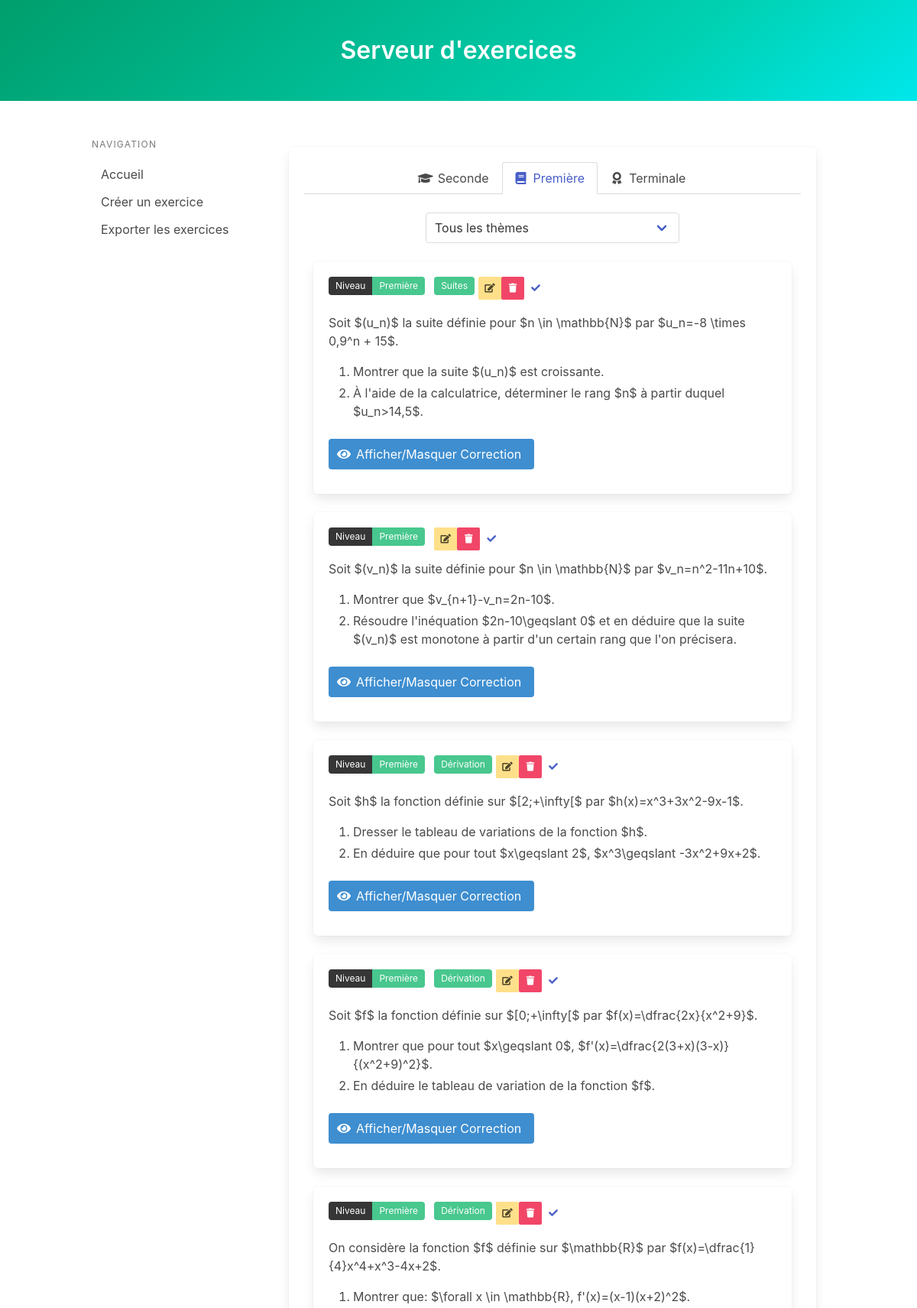
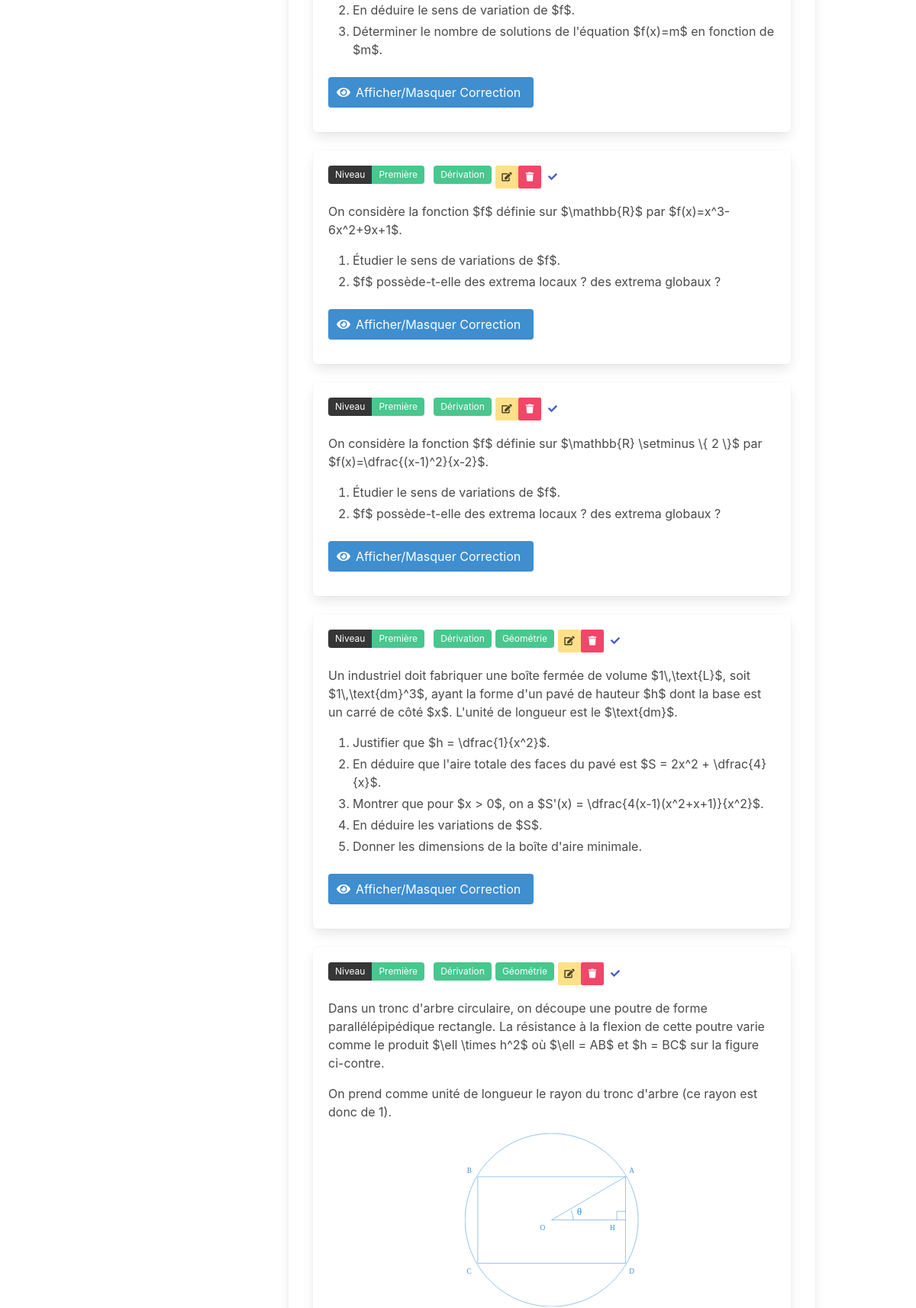
The app's page /?level=Première (upper part) with its own data (2 pictures, top to bottom).
### models.py (models this page shows, shortened)
class Exercice(db.Model):
    __tablename__ = 'exercices'
    id = db.Column(db.String, primary_key=True)
    level = db.Column(db.String, nullable=False)
    theme = db.Column(db.String, nullable=False)
    selected = db.Column(db.Boolean, default=False)
    content = db.Column(db.Text, nullable=False)
    latex_code = db.Column(db.Text, nullable=False)
    correction = db.Column(db.Text, nullable=False)
    latex_correction = db.Column(db.Text, nullable=False)
    tags = db.relationship('Tag', secondary=exercice_tags, lazy='subquery',
                           backref=db.backref('exercices', lazy=True))

class Tag(db.Model):
    __tablename__ = 'tags'
    id = db.Column(db.Integer, primary_key=True)
    name = db.Column(db.String, nullable=False, unique=True)

### app.py (the view)
@app.route('/')
def home():
    exercices = Exercice.query.all()
    selected_exercises = session.get('selected_exercises', [])
    return render_template('index.html', exercices=exercices, selected_exercises=selected_exercises)

### templates/index.html (shortened to what this page needs)
{% extends "base.html" %}
{% set dev_mode = true %}
{% block head %}
    <link rel="stylesheet" href="https://cdnjs.cloudflare.com/ajax/libs/bulma/0.9.3/css/bulma.min.css">
    <link rel="stylesheet" href="https://cdnjs.cloudflare.com/ajax/libs/font-awesome/5.15.4/css/all.min.css">
{% endblock %}
{% block content %}
    <div class="column">
        <div class="box">
            <div class="tabs is-centered is-boxed">
                <ul>
                    <li class="{{ 'is-active' if request.args.get('level') == 'Seconde' or not request.args.get('level') }}">
                        <a href="?level=Seconde">
                            <span class="icon is-small"><i class="fas fa-graduation-cap"></i></span>
                            <span>Seconde</span>
                        </a>
                    </li>
                    <li class="{{ 'is-active' if request.args.get('level') == 'Première' }}">
                        <a href="?level=Première">
                            <span class="icon is-small"><i class="fas fa-book"></i></span>
                            <span>Première</span>
                        </a>
                    </li>
                    <li class="{{ 'is-active' if request.args.get('level') == 'Terminale' }}">
                        <a href="?level=Terminale">
                            <span class="icon is-small"><i class="fas fa-award"></i></span>
                            <span>Terminale</span>
                        </a>
                    </li>
                </ul>
            </div>
            <div class="field">
                <div class="control has-text-centered">
                    <div class="select">
                        <select id="themeFilter" onchange="window.location.href='?level={{ request.args.get('level') }}&theme='+this.value">
                            <option value="all" {{ 'selected' if not request.args.get('theme') or request.args.get('theme') == 'all' }}>Tous les thèmes</option>
                            {% set unique_themes = [] %}
                            {% for exercise in exercices %}
                                {% if exercise.theme not in unique_themes %}
                                    {% set _ = unique_themes.append(exercise.theme) %}
                                {% endif %}
                            {% endfor %}
                        </select>
                    </div>
                </div>
            </div>
                {% for exercice in exercices if exercice.level == request.args.get('level', 'Seconde') and (not request.args.get('theme') or request.args.get('theme') == 'all' or exercice.theme == request.args.get('theme')) %}
                    <div class="column is-full">
                        <div class="box {% if exercice.id in selected_exercises %}has-background-primary{% endif %}">
                            <div class="field is-grouped is-grouped-multiline">
                                <div class="control">
                                    <div class="tags has-addons">
                                        <span class="tag is-dark">Niveau</span>
                                        <span class="tag is-success">{{ exercice.level }}</span>
                                    </div>
                                </div>
                                <div class="tags">
                                    {% for tag in exercice.tags %}
                                    <span class="tag is-success" style="margin-right: 5px;">{{ tag.name }}</span>
                                    {% endfor %}
                                </div>
                                {% if dev_mode %}
                                <div class="field is-pulled-right">
                                    <a class="button is-small is-warning" href="/edit_exercise?id={{ exercice.id }}">
                                        <span class="icon is-small">
                                            <i class="fas fa-edit"></i>
                                        </span>
                                    </a>
                                </div>
                                <div class="field is-pulled-right">
                                    <button class="button is-small is-danger" onclick="document.getElementById('deleteModal-{{ exercice.id }}').classList.add('is-active')">
                                        <span class="icon is-small">
                                            <i class="fas fa-trash"></i>
                                        </span>
                                    </button>
                                </div>
                                {% endif %}
                                <div class="field is-pulled-right">
                                    <form id="selectExerciseForm-{{ exercice.id }}" action="/select_exercise" method="post" style="display:inline;">
                                        <div class="tags has-addons">
                                            <button class="button is-small is-link is-inverted" type="submit">
                                                <span class="icon is-small">
                                                    <i class="fas {{ 'fa-times' if exercice.id in selected_exercises else 'fa-check' }}"></i>
                                                </span>
                                            </button>
                                        </div>
                                    </form>
                                </div>
                            </div>
                            <div class="content">{{ exercice.content | safe }}</div>
                            <div class="field">
                                <button class="button is-info" onclick="document.getElementById('correction-{{ loop.index }}').classList.toggle('is-hidden')">
                                    <span class="icon is-small">
                                        <i class="fas fa-eye"></i>
                                    </span>
                                    <span>Afficher/Masquer Correction</span>
                                </button>
                            </div>
                        </div>
                    </div>
                {% endfor %}
            </div>
        </div>
    </div>
{% endblock %}

### templates/base.html (shortened to what this page needs)
<!DOCTYPE html>
<html lang="en">
<head>
    <link rel="stylesheet" href="https://cdnjs.cloudflare.com/ajax/libs/bulma/0.9.3/css/bulma.min.css">
    <link rel="stylesheet" href="https://cdnjs.cloudflare.com/ajax/libs/font-awesome/5.15.4/css/all.min.css">
    <link rel="stylesheet" href="https://cdnjs.cloudflare.com/ajax/libs/highlight.js/11.7.0/styles/github.min.css">
    {% block head %}{% endblock %}
</head>
<body>
    <section class="hero is-primary is-bold">
        <div class="hero-body">
            <div class="container">
                <h1 class="title has-text-centered">Serveur d'exercices</h1>
            </div>
        </div>
    </section>
    <section class="section">
        <div class="container">
            <div class="columns">
                <div class="column is-one-quarter">
                    <aside class="menu">
                        <p class="menu-label">
                            Navigation
                        </p>
                        <ul class="menu-list">
                            <li><a href="/">Accueil</a></li>
                            <li><a href="/create_exercise">Créer un exercice</a></li>
                            <li><a href="/export_menu">Exporter les exercices</a></li>
                        </ul>
                    </aside>
                </div>
                <div class="column">
                    {% block content %}{% endblock %}
                </div>
            </div>
    </section>
</body>
</html>

### records on screen
Exercice: level "Première", content "Soit $(u_n)$ la suite définie pour $n \\in \\mathbb{N}$ par $u_n=-8 \\times 0,9^n + 15$. Montrer que la suite $(u_n)$ est croissante. À l'aide de la calculatrice, déterminer le rang $n$ à partir duquel $u_n>14,5$."
Tag: name "Suites"
Exercice: level "Première", content "Soit $(v_n)$ la suite définie pour $n \\in \\mathbb{N}$ par $v_n=n^2-11n+10$. Montrer que $v_{n+1}-v_n=2n-10$. Résoudre l'inéquation $2n-10\\geqslant 0$ et en déduire que la suite $(v_n)$ est monotone à partir d'un certain rang que l'on précisera."
Exercice: level "Première", content "Soit $h$ la fonction définie sur $[2;+\\infty[$ par $h(x)=x^3+3x^2-9x-1$. Dresser le tableau de variations de la fonction $h$. En déduire que pour tout $x\\geqslant 2$, $x^3\\geqslant -3x^2+9x+2$."
Tag: name "Dérivation"
Exercice: level "Première", content "Soit $f$ la fonction définie sur $[0;+\\infty[$ par $f(x)=\\dfrac{2x}{x^2+9}$. Montrer que pour tout $x\\geqslant 0$, $f'(x)=\\dfrac{2(3+x)(3-x)}{(x^2+9)^2}$. En déduire le tableau de variation de la fonction $f$."
Exercice: level "Première", content "On considère la fonction $f$ définie sur $\\mathbb{R}$ par $f(x)=\\dfrac{1}{4}x^4+x^3-4x+2$. Montrer que: $\\forall x \\in \\mathbb{R}, f'(x)=(x-1)(x+2)^2$. En déduire le sens de variation de $f$. Déterminer le nombre de solutions de l'équation $f(x)=m$ en fonction de $m$."
Exercice: level "Première", content "On considère la fonction $f$ définie sur $\\mathbb{R}$ par $f(x)=x^3-6x^2+9x+1$. Étudier le sens de variations de $f$. $f$ possède-t-elle des extrema locaux ? des extrema globaux ?"
Exercice: level "Première", content "On considère la fonction $f$ définie sur $\\mathbb{R} \\setminus \\{ 2 \\}$ par $f(x)=\\dfrac{(x-1)^2}{x-2}$. Étudier le sens de variations de $f$. $f$ possède-t-elle des extrema locaux ? des extrema globaux ?"
Exercice: level "Première", content "Un industriel doit fabriquer une boîte fermée de volume $1\\,\\text{L}$, soit $1\\,\\text{dm}^3$, ayant la forme d'un pavé de hauteur $h$ dont la base est un carré de côté $x$. L'unité de longueur est le $\\text{dm}$. Justifier que $h = \\dfrac{1}{x^2}$. En déduire que l'aire totale des faces du pavé est $S = 2x^2 + \\dfrac{4}{x}$. Montrer que pour $x > 0$, on a $S'(x) = \\dfrac{4(x-1)(x^2+x+1)}{x^2}$. En déduire les variations de $S$. Donner les dimensions de la boîte d'aire minimale."
Tag: name "Géométrie"
Exercice: level "Première", content "Dans un tronc d'arbre circulaire, on découpe une poutre de forme parallélépipédique rectangle. La résistance à la flexion de cette poutre varie comme le produit $\\ell \\times h^2$ où $\\ell = AB$ et $h = BC$ sur la figure ci-contre. On prend comme unité de longueur le rayon du tronc d'arbre (ce rayon est donc de 1). O A B C D H θ"
